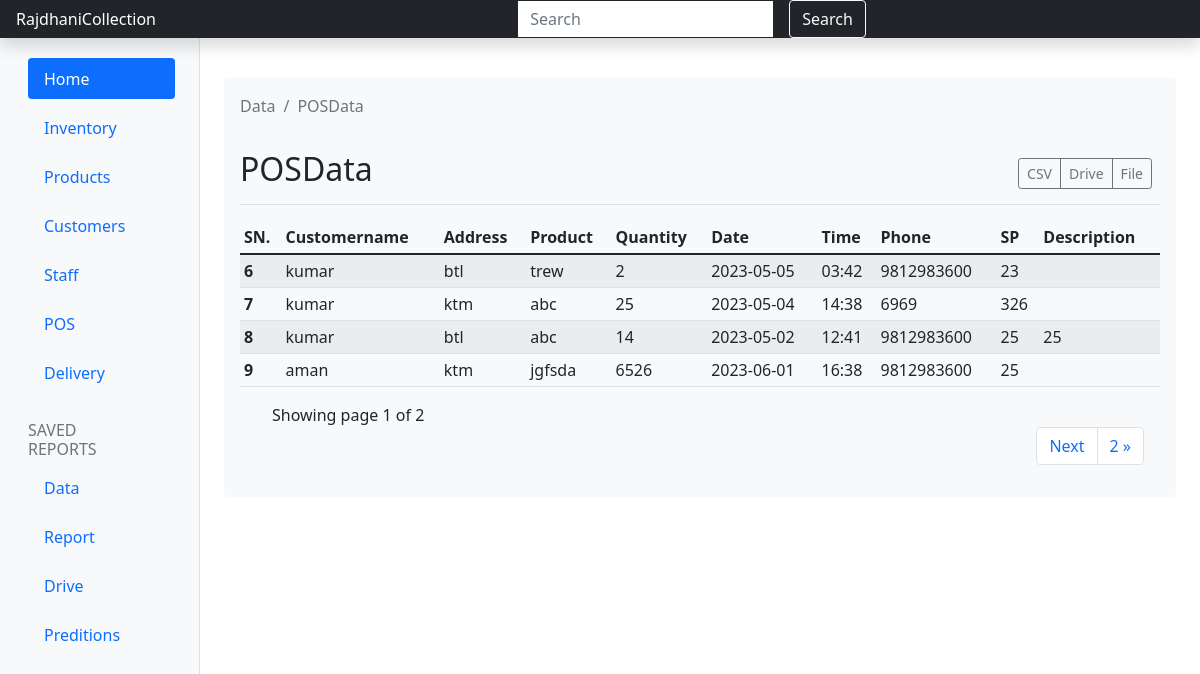
Page /posdata/ on the committed database.
### app/models.py (models this page shows, shortened)
class POS(models.Model):
    customername=models.CharField(max_length=100)
    product=models.CharField(max_length=50)
    date=models.CharField(max_length=50)
    time=models.CharField(max_length=50)
    phone=models.CharField(max_length=50)
    address=models.CharField(max_length=50)
    desc=models.CharField(max_length=100)
    sellingprice=models.IntegerField()
    quantity=models.IntegerField()

### app/views.py (the view)
# urls.py: path('posdata/',views.posdata, name="posdata" ),
def posdata(request):
    data=POS.objects.all()
    paginator=Paginator(data,4)
    page_number =request.GET.get('page')
    page_obj =paginator.get_page(page_number)
    context={
        "view":data,
        "page_obj":page_obj
        }
    return render(request, 'posdata.html',context)

### template/posdata.html (shortened to what this page needs)
{% load static %}
<!doctype html>
<html lang="en">
  <head>
    <link href="{% static 'css/bootstrap.min.css' %}" rel="stylesheet">
  </head>
  <body>
    <header class="navbar navbar-dark sticky-top bg-dark flex-md-nowrap p-0 shadow">
      <a class="navbar-brand col-md-3 col-lg-2 me-0 px-3 fs-6" href="#">RajdhaniCollection</a>
      <form class="d-flex align-items-center" action="{% url 'searchdata' %}" method="GET">
        <input class="form-control form-control-dark flex-grow-1 rounded-0 border-0 mx-3" type="text" placeholder="Search" aria-label="Search" name="query" id="query">
        <button class="btn btn-outline-light" type="submit">Search</button>
      </form>
      <div class="navbar-nav">
        <div class="nav-item text-nowrap">
          <a class="nav-link px-3" href="/signout">{{ user.username }}</a>
        </div>
      </div>
    </header>
    <div class="container-fluid">
      <div class="row ">
        <nav id="sidebarMenu" class="col-md-3 col-lg-2 d-md-block bg-light sidebar collapse h-100 flex-column align-items-stretch pe-4 border-end position-fixed">
          <div class="position-sticky pt-3 sidebar-sticky">
            <ul class="nav nav-pills flex-column">
              <li class="nav-item">
                <a class="nav-link active ms-3 my-1" aria-current="page" href="/Dashboard">
                  Home
                </a>
              </li>
              <li class="nav-item">
                <a class="nav-link ms-3 my-1" href="/inventory">
                  Inventory
                </a>
              </li>
              <li class="nav-item">
                <a class="nav-link ms-3 my-1" href="/product">
                  Products
                </a>
              </li>
              <li class="nav-item">
                <a class="nav-link ms-3 my-1" href="/customer">
                  Customers
                </a>
              </li>
              <li class="nav-item">
                <a class="nav-link ms-3 my-1" href="/staff">
                  Staff
                </a>
              </li>
              <li class="nav-item">
                <a class="nav-link ms-3 my-1" href="/pos">
                  POS
                </a>
              </li>
              <li class="nav-item">
                <a class="nav-link ms-3 my-1" href="/deliveryProduct">
                  Delivery
                </a>
              </li>
            </ul>
            <h6 class="sidebar-heading d-flex justify-content-between align-items-center px-3 mt-4 mb-1 text-muted text-uppercase">
              <span>Saved reports</span>
            </h6>
            <ul class="nav flex-column mb-2">
              <li class="nav-item">
                <a class="nav-link ms-3 my-1" href="/data">
                  Data
                </a>
              </li>
              <li class="nav-item">
                <a class="nav-link ms-3 my-1" href="/Report">
                  Report
                </a>
              </li>
              <li class="nav-item">
                <a class="nav-link ms-3 my-1" href="/drive">
                  Drive
                </a>
              </li>
              <li class="nav-item ms-3 my-1">
                <a class="nav-link" href="#">
                  Preditions
                </a>
              </li>
            </ul>
          </div>
        </nav>
        <main class="col-md-9 ms-sm-auto col-lg-10 px-md-4">
          <br>
<div class="container mt-3 shadow-none p-3 mb-5 bg-light rounded">
  <nav aria-label="breadcrumb">
    <ol class="breadcrumb">
      <li class="breadcrumb-item active" aria-current="page">Data</li>
      <li class="breadcrumb-item active" aria-current="page">POSData</li>
    </ol>
  </nav>
  <div class="d-flex justify-content-between flex-wrap flex-md-nowrap align-items-center pt-3 pb-2 mb-3 border-bottom">
    <h1 class="h2">POSData</h1>
    <div class="btn-toolbar mb-2 mb-md-0">
      <div class="btn-group me-2">
        <button type="button" class="btn btn-sm btn-outline-secondary">CSV</button>
        <button type="button" class="btn btn-sm btn-outline-secondary">Drive</button>
        <button type="button" class="btn btn-sm btn-outline-secondary ">File</button>
      </div>
    </div>
  </div>
<div>
  <div class="table-responsive">
    <table class="table table-striped table-sm">
      <thead>
        <tr>
          <th scope="col">SN.</th>
          <th scope="col">Customername</th>
          <th scope="col">Address</th>
          <th scope="col">Product</th>
          <th scope="col">Quantity</th>
          <th scope="col">Date</th>
          <th scope="col">Time</th>
          <th scope="col">Phone</th>
          <th scope="col">SP</th>
          <th scope="col">Description</th>
        </tr>
      </thead>
      <tbody>
        {% for detail in page_obj %}
        <tr>
          <th scope="row">{{ detail.id }}</th>
          <td>{{detail.customername}}</td>
          <td>{{detail.address}}</td>
          <td>{{detail.product}}</td>
          <td>{{detail.quantity}}</td>
          <td>{{detail.date}}</td>
          <td>{{detail.time}}</td>
          <td>{{detail.phone}}</td>
          <td>{{detail.sellingprice}}</td>
          <td>{{detail.desc}}</td>
          {%endfor%}
        </tr>
      </tbody>
    </table>
    <div class="pagination-containerjustify-content-end mx-3">
      <div class="px-3">
        Showing page {{page_obj.number}} of {{ page_obj.paginator.num_pages }}
      </div>
      <ul class="pagination align-right float-right mr-auto  justify-content-end">
        {% if page_obj.has_next %}
        <li class="page-item"> <a class="page-link" href="?page={{ page_obj.next_page_number }}">Next</a></li>
        <li class="page-item"> <a class="page-link" href="?page={{ page_obj.paginator.num_pages }}">{{ page_obj.paginator.num_pages}} &raquo;</a></li>
        {% endif %}
        </ul>
    </div>
    </div>
</div>
  </body>
</html>

### rows in the picture
POS: id "6", customername "kumar", address "btl", product "trew", quantity "2", date "2023-05-05", time "03:42", phone "9812983600", sellingprice "23"
POS: id "7", customername "kumar", address "ktm", product "abc", quantity "25", date "2023-05-04", time "14:38", phone "6969", sellingprice "326"
POS: id "8", customername "kumar", address "btl", product "abc", quantity "14", date "2023-05-02", time "12:41", phone "9812983600", sellingprice "25", desc "25"
POS: id "9", customername "aman", address "ktm", product "jgfsda", quantity "6526", date "2023-06-01", time "16:38", phone "9812983600", sellingprice "25"

### other values in the picture
{{ page_obj.number }} "1"
{{ page_obj.paginator.num_pages }} "2"
